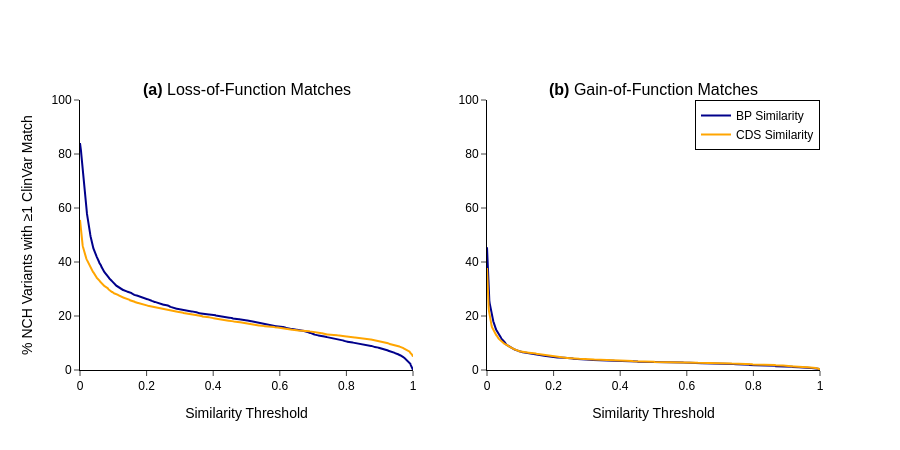

This figure's notebook cell:
### Code cell
from plotly.subplots import make_subplots
fig_dosage = make_subplots(
    rows=1, cols=2, 
    column_titles=[
        '<b>(a)</b> Loss-of-Function Matches',
        '<b>(b)</b> Gain-of-Function Matches'
    ])

# copy loss / haploinsufficiency matches
vals = dict()
vals[('BP', 'Loss')] = calculate_cumulative_score_matches(
    nch_clinvar_match_df_hi,
    score_key='bp_jaccard'
)
vals[('CDS', 'Loss')] = calculate_cumulative_score_matches(
    nch_clinvar_match_df_hi,
    score_key='cds_jaccard'
)

# copy gain / triplosensitivity matches
vals[('BP', 'Gain')] = calculate_cumulative_score_matches(
    nch_clinvar_match_df_ts,
    score_key='bp_jaccard'
)
vals[('CDS', 'Gain')] = cds_gain = calculate_cumulative_score_matches(
    nch_clinvar_match_df_ts,
    score_key='cds_jaccard'
)

for (sim, cn_class), val in vals.items():
    if sim == 'BP':
        color = 'darkblue'
    else:
        color = 'orange'
    if cn_class == 'Loss':
        col = 1
        total = len(nch_loss_vars)
    else:
        col=2
        total = len(nch_gain_vars)
    fig_dosage.add_trace(
        go.Scatter(x=val.index, y=(100 * val.values / total), marker_color=color, name=f"{sim} Similarity", showlegend=(col==1)),
        row=1, col=col
    )

fig_dosage.update_xaxes(linecolor='black', ticks='outside', dtick=.2, title_text='Similarity Threshold')
fig_dosage.update_yaxes(linecolor='black', ticks='outside', range=[0, 100])
fig_dosage.update_yaxes(title_text='% NCH Variants with ≥1 ClinVar Match', col=1)
fig_dosage.update_layout(
    height=450, width=900,
    plot_bgcolor='white',
    font=dict(
        color='black',
        family='arial',
    ),
    legend=dict(
        x=1,
        xanchor='right',
        bordercolor='black',
        borderwidth=1
    )
)
fig_dosage.update_annotations(align='left')
fig_dosage.show()

### Figure 1 — Plotly figure (JSON) as saved in the notebook; plotly's stock layout.template omitted (floating-point values rounded to 4 significant figures; data arrays with more than 128 entries replaced by an {"elided": "..."} marker saying what was removed)
{"data": [{"marker": {"color": "darkblue"}, "name": "BP Similarity", "showlegend": true, "type": "scatter", "x": {"elided": "1001 float values"}, "xaxis": "x", "y": {"elided": "1001 float values"}, "yaxis": "y"}, {"marker": {"color": "orange"}, "name": "CDS Similarity", "showlegend": true, "type": "scatter", "x": {"elided": "1001 float values"}, "xaxis": "x", "y": {"elided": "1001 float values"}, "yaxis": "y"}, {"marker": {"color": "darkblue"}, "name": "BP Similarity", "showlegend": false, "type": "scatter", "x": {"elided": "1001 float values"}, "xaxis": "x2", "y": {"elided": "1001 float values"}, "yaxis": "y2"}, {"marker": {"color": "orange"}, "name": "CDS Similarity", "showlegend": false, "type": "scatter", "x": {"elided": "1001 float values"}, "xaxis": "x2", "y": {"elided": "1001 float values"}, "yaxis": "y2"}], "layout": {"annotations": [{"align": "left", "font": {"size": 16}, "showarrow": false, "text": "<b>(a)</b> Loss-of-Function Matches", "x": 0.225, "xanchor": "center", "xref": "paper", "y": 1, "yanchor": "bottom", "yref": "paper"}, {"align": "left", "font": {"size": 16}, "showarrow": false, "text": "<b>(b)</b> Gain-of-Function Matches", "x": 0.775, "xanchor": "center", "xref": "paper", "y": 1, "yanchor": "bottom", "yref": "paper"}], "font": {"color": "black", "family": "arial"}, "height": 450, "legend": {"bordercolor": "black", "borderwidth": 1, "x": 1, "xanchor": "right"}, "plot_bgcolor": "white", "width": 900, "xaxis": {"anchor": "y", "domain": [0, 0.45], "dtick": 0.2, "linecolor": "black", "ticks": "outside", "title": {"text": "Similarity Threshold"}}, "xaxis2": {"anchor": "y2", "domain": [0.55, 1], "dtick": 0.2, "linecolor": "black", "ticks": "outside", "title": {"text": "Similarity Threshold"}}, "yaxis": {"anchor": "x", "domain": [0, 1], "linecolor": "black", "range": [0, 100], "ticks": "outside", "title": {"text": "% NCH Variants with ≥1 ClinVar Match"}}, "yaxis2": {"anchor": "x2", "domain": [0, 1], "linecolor": "black", "range": [0, 100], "ticks": "outside"}}}
